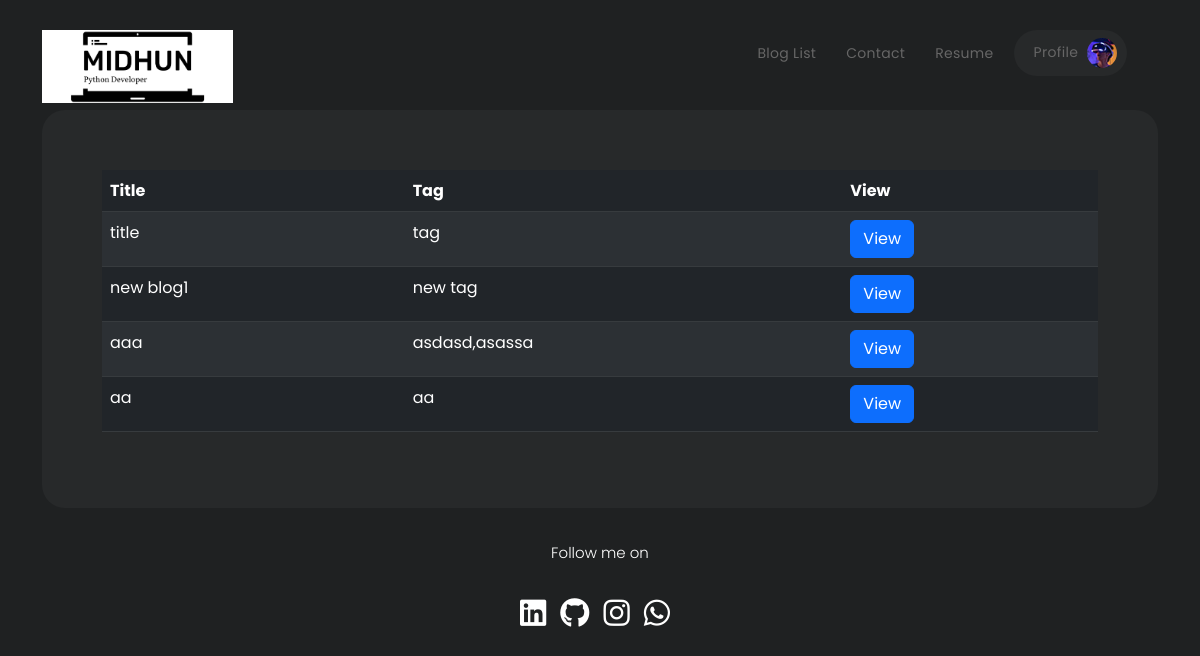
Before: /blog-list/ with the older database file.
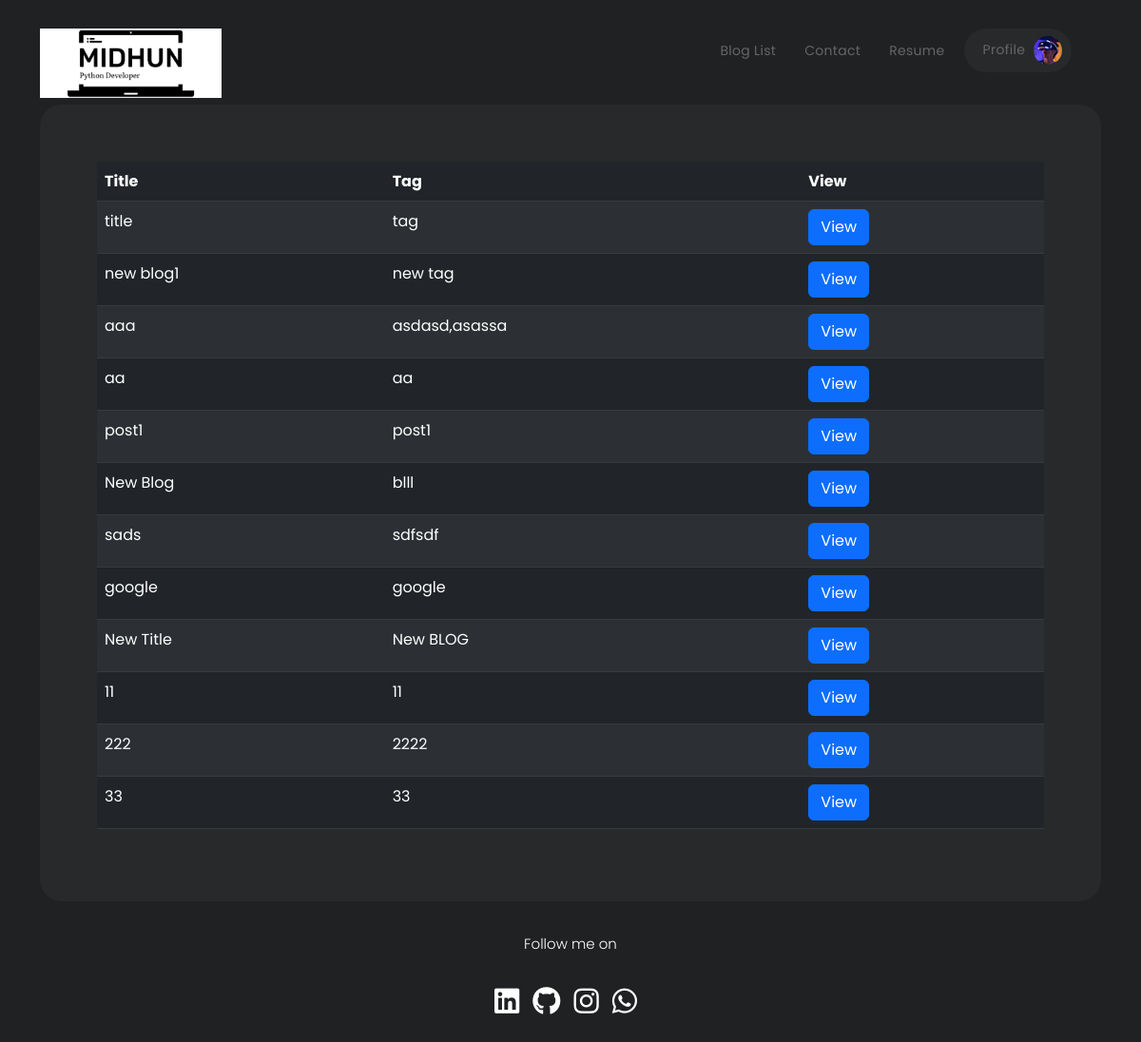
After: the same page with the newer database file.
### core/models.py (models this page shows, shortened)
class BlogModel(models.Model):
    title = models.CharField(max_length=50)
    content =FroalaField()
    created_at = models.DateTimeField(auto_now=True)
    updated_at = models.DateTimeField(auto_now=True)
    tags = models.CharField(max_length=100)
    user = models.ForeignKey(User, blank=True, null=True, on_delete=models.CASCADE)

### core/views.py (the view)
# urls.py: path("blog-list/", views.BlogListView.as_view(), name='blog_list'),
class BlogListView(generic.TemplateView):
    def get(self, request, *args, **kwargs):
        context = {}
        data = models.BlogModel.objects.values('title','tags','content','id')
        context['data'] = data
        return render(request, 'blog_list.html', context)

### core/templates/blog_list.html (shortened to what this page needs)
{% extends "base.html" %}
{% block content %}
    <link rel="stylesheet" type="text/css" href="https://cdn.datatables.net/1.12.1/css/dataTables.bootstrap5.min.css">
    <div class="table-responsive">
        <table id="example" class="table table-hover table-striped table-dark">
            <thead>
            <tr>
                <th>Title</th>
                <th>Tag</th>
                <th>View</th>
            </tr>
            </thead>
            <tbody>
            {% for i in data %}
                <tr class="apples">
                    <td>{{ i.title }}</td>
                    <td>{{ i.tags }}</td>
                    <td>
                        <button class="btn btn-primary" data-bs-toggle="modal" data-bs-target="#exampleModal-{{ i.id }}">View
                        </button>
                    </td>
                </tr>
            {% endfor %}
            </tbody>
        </table>
    </div>
{% endblock %}

Changed rows visible on the page:
added BlogModel: title "post1", tags "post1"
added BlogModel: title "New Blog", tags "blll"
added BlogModel: title "sads", tags "sdfsdf"
added BlogModel: title "google", tags "google"
added BlogModel: title "New Title", tags "New BLOG"
added BlogModel: title "11", tags "11"
added BlogModel: title "222", tags "2222"
added BlogModel: title "33", tags "33"
